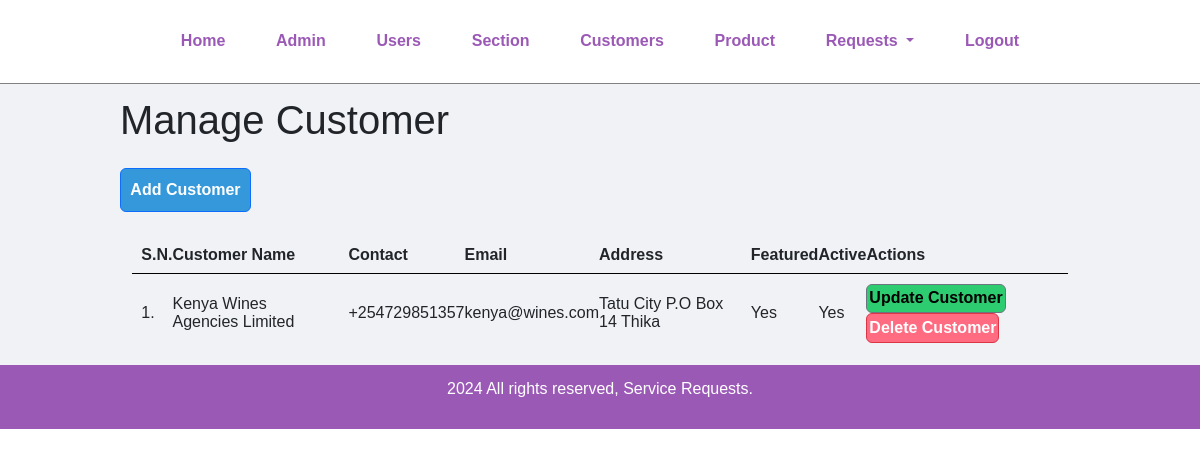
Page /manage-customer.php (signed in) on the earlier database version.
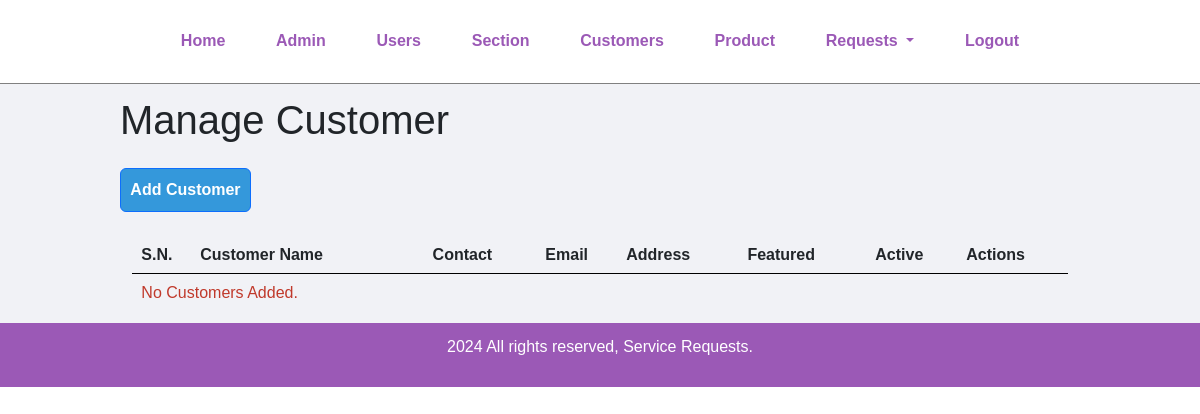
Same page on the later database version.
### tables this page shows
CREATE TABLE `tbl_customer` (
  `id` int(10) UNSIGNED NOT NULL,
  `customer_name` varchar(150) DEFAULT NULL,
  `customer_contact` varchar(20) DEFAULT NULL,
  `customer_email` varchar(150) DEFAULT NULL,
  `customer_address` varchar(255) DEFAULT NULL,
  `featured` varchar(10) NOT NULL,
  `active` varchar(10) NOT NULL
);

### manage-customer.php (the view, shortened to what this page needs)
<?php include('partials/menu.php'); ?>
    <div class="main-content">
        <div class="wrapper">
            <h1 class="row mb-4">Manage Customer</h1>
            <a href="<?php echo SITEURL; ?>add-customer.php" class="btn btn-primary col-sm-1.2 row mb-4">Add Customer</a>
            <table class="tbl-full">
                <tr>
                    <th>S.N.</th>
                    <th>Customer Name</th>
                    <th>Contact</th>
                    <th>Email</th>
                    <th>Address</th>
                    <th>Featured</th>
                    <th>Active</th>
                    <th>Actions</th>
                </tr>
                <?php
                    $sql = "SELECT * FROM tbl_customer";
                    $res = mysqli_query($conn, $sql);
                    if(mysqli_num_rows($res) > 0) {
                        $sn = 1;
                        while($row = mysqli_fetch_assoc($res)) {
                            $id = $row['id'];
                            $customer_name = $row['customer_name'];
                            $customer_contact = $row['customer_contact'];
                            $customer_email = $row['customer_email'];
                            $customer_address = $row['customer_address'];
                            $featured = $row['featured'];
                            $active = $row['active'];
                            ?>
                            <tr>
                                <td><?php echo $sn++; ?>. </td>
                                <td><?php echo $customer_name; ?></td>
                                <td><?php echo $customer_contact; ?></td>
                                <td><?php echo $customer_email; ?></td>
                                <td><?php echo $customer_address; ?></td>
                                <td><?php echo $featured; ?></td>
                                <td><?php echo $active; ?></td>
                                <td>
                                    <a href="<?php echo SITEURL; ?>update-customer.php?id=<?php echo $id; ?>" class="btn btn-secondary col-sm-2.5">Update Customer</a>
                                    <a href="<?php echo SITEURL; ?>delete-customer.php?id=<?php echo $id; ?>" class="btn btn-danger col-sm-2.5">Delete Customer</a>
                                </td>
                            </tr>
                            <?php
                        }
                    } else {
                        ?>
                        <tr>
                            <td colspan="8"><div class="error">No Customers Added.</div></td>
                        </tr>
                        <?php
                    }
                ?>
            </table>
        </div>
    </div>
    <?php include('partials/footer.php'); ?>

Differences in the rows shown:
removed tbl_customer: customer_name "Kenya Wines Agencies Limited", customer_contact "+254729851357", customer_email "kenya@wines.com", customer_address "Tatu City P.O Box 14 Thika", featured "Yes", active "Yes"
Other differences:
text now shown: "No Customers Added."
